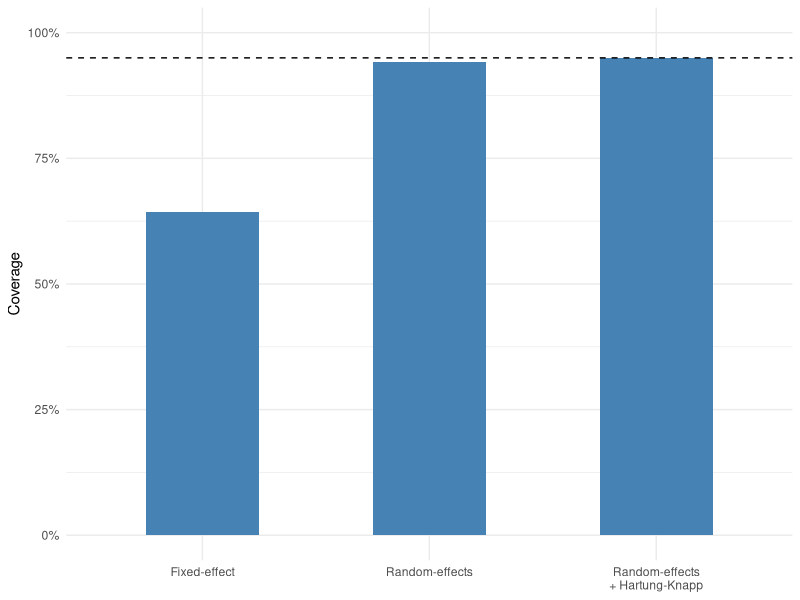

The R source for this figure:
## ---- chunk 1
#| label: setup
#| message: false
library(tidyverse)
library(metafor)

theme_set(theme_minimal())

set.seed(3)
## ---- chunk 2
#| label: simulate
mu <- 0.5
k <- 20

dat <- tibble(
  study = seq_len(k),
  n = sample(40:400, k, replace = TRUE),
  vi = 4 / n,
  yi = rnorm(k, mu, sqrt(vi))
)

head(dat) |>
  knitr::kable(digits = 3)
## ---- chunk 3
#| label: plain-mean
mean(dat$yi)
## ---- chunk 4
#| label: weighting
w <- 1 / dat$vi

pooled <- sum(w * dat$yi) / sum(w)
se <- sqrt(1 / sum(w))

c(estimate = pooled, se = se)
## ---- chunk 5
#| label: precision-gain
c(pooled = se, best_single_study = sqrt(min(dat$vi)))
## ---- chunk 6
#| label: fixed-effect
fit_fe <- rma(yi, vi, data = dat, method = "FE")
fit_fe
## ---- chunk 7
#| label: simulate-het
tau2_true <- 0.05

dat_het <- dat |>
  mutate(
    theta = rnorm(k, mu, sqrt(tau2_true)),
    yi = rnorm(k, theta, sqrt(vi))
  )
## ---- chunk 8
#| label: heterogeneity
w <- 1 / dat_het$vi
fe_mean <- sum(w * dat_het$yi) / sum(w)

Q <- sum(w * (dat_het$yi - fe_mean)^2)
C <- sum(w) - sum(w^2) / sum(w)
tau2 <- max(0, (Q - (k - 1)) / C)
typical_v <- (k - 1) * sum(w) / (sum(w)^2 - sum(w^2))
I2 <- 100 * tau2 / (tau2 + typical_v)

c(Q = Q, tau2 = tau2, I2 = I2)
## ---- chunk 9
#| label: random-effects-dl
fit_dl <- rma(yi, vi, data = dat_het, method = "DL")
fit_dl
## ---- chunk 10
#| label: fixed-effect-het
rma(yi, vi, data = dat_het, method = "FE")
## ---- chunk 11
#| label: re-by-hand
ws <- 1 / (dat_het$vi + tau2)

re_pooled <- sum(ws * dat_het$yi) / sum(ws)
re_se <- sqrt(1 / sum(ws))

c(estimate = re_pooled, se = re_se)
## ---- chunk 12
#| label: reml
rma(yi, vi, data = dat_het)
## ---- chunk 13
#| label: coverage
#| cache: true
simulate_once <- function() {
  d <- tibble(n = sample(40:400, k, replace = TRUE), vi = 4 / n) |>
    mutate(
      theta = rnorm(k, mu, sqrt(tau2_true)),
      yi = rnorm(k, theta, sqrt(vi))
    )

  fit_fe <- rma(yi, vi, data = d, method = "FE")
  fit_re <- rma(yi, vi, data = d)
  fit_knha <- rma(yi, vi, data = d, test = "knha")

  tibble(
    fixed = mu > fit_fe$ci.lb & mu < fit_fe$ci.ub,
    random = mu > fit_re$ci.lb & mu < fit_re$ci.ub,
    random_knha = mu > fit_knha$ci.lb & mu < fit_knha$ci.ub
  )
}

set.seed(42)
coverage <- map(seq_len(1000), \(i) simulate_once()) |> list_rbind()
## ---- chunk 14
#| label: coverage-plot
coverage |>
  summarise(across(everything(), mean)) |>
  pivot_longer(everything(), names_to = "model", values_to = "coverage") |>
  mutate(
    model = factor(
      model,
      levels = c("fixed", "random", "random_knha"),
      labels = c("Fixed-effect", "Random-effects", "Random-effects\n+ Hartung-Knapp")
    )
  ) |>
  ggplot(aes(x = model, y = coverage)) +
  geom_col(fill = "steelblue", width = 0.5) +
  geom_hline(yintercept = 0.95, linetype = "dashed") +
  scale_y_continuous(limits = c(0, 1), labels = scales::percent) +
  labs(x = NULL, y = "Coverage")
